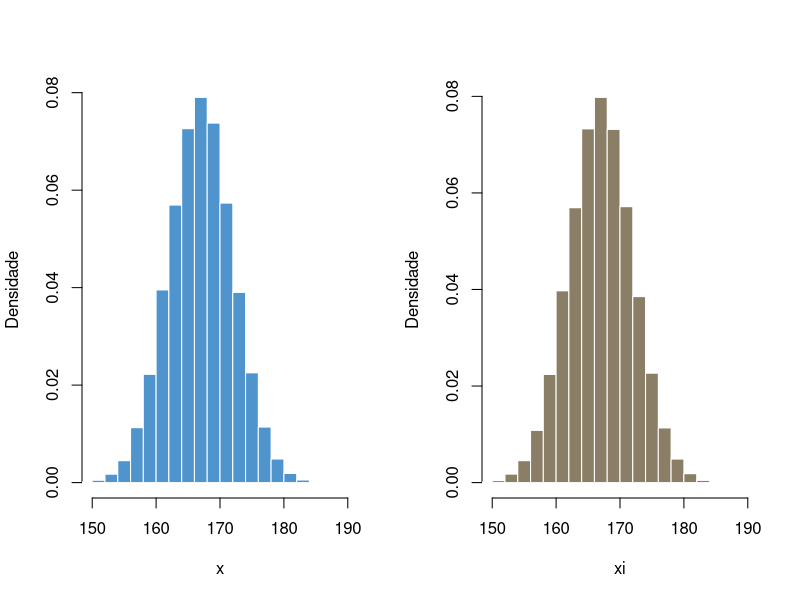
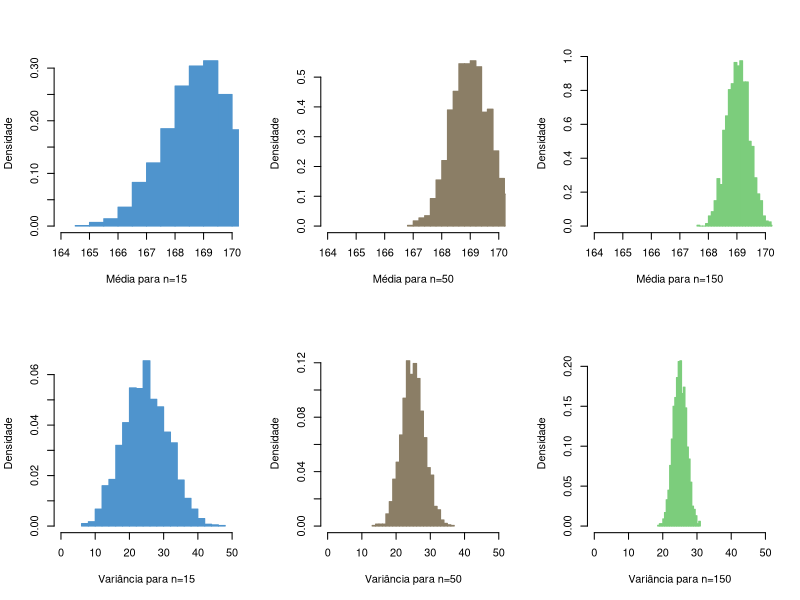
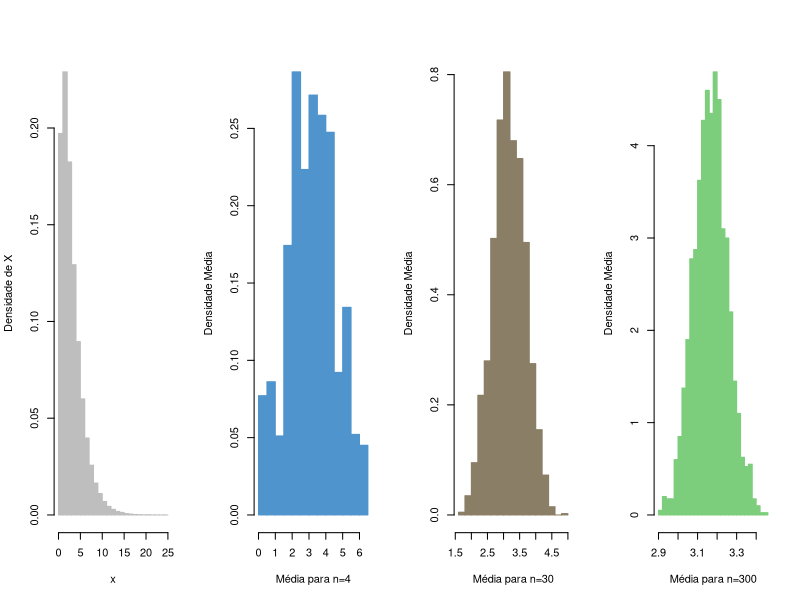

Generate these figures, in order, with R:
## ---- chunk 1
# Mostrando que Xi tem a mesma distribuição de X
 # Simulamos a distribuição de alturas, X, E(X)=167 e DP(X)=5
 x_alt<-rnorm(100000,mean=167, sd= 5)

 # Vamos fazer a primeira medição de X, ou seja, sortear somente o 
 # primeiro elemento Xi . 
   # Iremos repetir a primeira medição 100.000, ou seja, repetimos o 
   # sorteio de Xi 100 mil vezes
   
# 1 - Criamos uma vetor numérico
xi<-numeric()

# 2 - Sorteamos de X os valores com reposição e criamos o vetor Xi
for ( i in 1:100000){
  xi[i]<-sample(x_alt,size = 1, replace=TRUE)
}  

# 3 - Agora plotamos X e Xi para ver se há diferença na distribuição
par(mfrow=c(1,2))
hist(x_alt, col="steelblue3", border="white",freq = FALSE, ylab="Densidade",
     xlab="x",main="", xlim=c(150, 190), breaks=20)
hist(xi, col="wheat4", border="white",freq = FALSE, ylab="Densidade",
     xlab="xi",main="", xlim=c(150, 190),breaks=20)
## ---- chunk 2
#Exemplo extraído de Bussab e Morettin

# Simulando uma variável com distribuição normal. 
x_normal<-rnorm(10000,mean=167, sd= 5)

# Criando os vetores numéricos 
# Media e variancia para amostras de tam 15, 50 E 150
xbar15<-numeric()
var_amostral15<-numeric()
xbar50<-numeric()
var_amostral50<-numeric()
xbar150<-numeric()
var_amostral150<-numeric()

# Extraindo duas mil amostras de 15, 50 e 150 elementos e fazendo a média e 
  # variância para cada uma das amostras. Teremos 2000 médias e 2000 variâncias 
  #para cada tamanho de amostra (15, 50 3 150)
for ( i in 1:2000){
  smp<-sample(x_normal,size = 15)
  xbar15[i]<-mean(x_normal[smp])
  var_amostral15[i]<-var(x_normal[smp])
  
  smp<-sample(x_normal,size = 50)
  xbar50[i]<-mean(x_normal[smp])
  var_amostral50[i]<-var(x_normal[smp])
  
  smp<-sample(x_normal,size = 150)
  xbar150[i]<-mean(x_normal[smp])
  var_amostral150[i]<-var(x_normal[smp])
}

par(mfrow=c(2,3))
hist(xbar15, col="steelblue3",freq = FALSE, breaks = 25,main="",
     xlim=c(164, 170), ylab="Densidade", xlab="Média para n=15",
     border="steelblue3")
hist(xbar50, col="wheat4", freq = FALSE, breaks = 25, main="",
     xlim=c(164, 170), ylab="Densidade", xlab="Média para n=50",
     border="wheat4")
hist(xbar150, col="palegreen3",freq = FALSE, breaks = 25, main="",
     xlim=c(164, 170), ylab="Densidade", xlab="Média para n=150",
     border="palegreen3")
hist(var_amostral15, col="steelblue3", freq = FALSE, breaks = 25, main="",
     xlim=c(0, 50), ylab="Densidade", xlab="Variância para n=15",
     border="steelblue3")
hist(var_amostral50, col="wheat4", freq = FALSE, breaks = 25, main="",
     xlim=c(0, 50), ylab="Densidade", xlab="Variância para n=50", 
     border="wheat4")
hist(var_amostral150, col="palegreen3", freq = FALSE, breaks = 25, main="",
     xlim=c(0, 50), ylab="Densidade", xlab="Variância para n=150",
     border="palegreen3")


## ---- chunk 3
# Vamos fazer a media das medias calculadas para 15, 50 e 150 com 
  # 2 mil rodadas de amostragem
mean(xbar15)
mean(xbar50)
mean(xbar150)

## ---- chunk 4
# Vamos fazer a variância das médias calculadas para 15, 50 e 150 com 
  # 2 mil rodadas de amostragem
var(xbar15)
var(xbar50)
var(xbar150)

## ---- chunk 5
# Distribuição amostral da média quando X tem dist Chi-Quadrado. 
# Simulando uma distribuição chiquadrado
x_chisq<-rchisq(100000,df=3)

#Inicializando as variaveis como vetores numericos
## Media e variancia para amostras de tam 15
x_chi4<-numeric()
## Media e variancia para amostras de tam 300
x_chi30<-numeric()
## Media e variancia para amostras de tam 1000
x_chi1000<-numeric()

for ( i in 1:2000){
  smp<-sample(x_chisq,size = 4)
  x_chi4[i]<-mean(x_chisq[smp])
  
  smp<-sample(x_chisq,size = 30)
  x_chi30[i]<-mean(x_chisq[smp])

  smp<-sample(x_chisq,size = 1000)
  x_chi1000[i]<-mean(x_chisq[smp])

}

##  Figura 
par(mfrow=c(1,4))
hist(x_chisq, col="gray", border="gray",freq = FALSE, main="",
     ylab="Densidade de X", xlab="x")
hist(x_chi4, col="steelblue3", freq = FALSE, breaks = 20, main="",
      ylab="Densidade Média", xlab="Média para n=4",
     border="steelblue3")
hist(x_chi30, col="wheat4", freq = FALSE, breaks = 20, main="",
      ylab="Densidade Média", xlab="Média para n=30", 
     border="wheat4")
hist(x_chi1000, col="palegreen3", freq = FALSE, breaks = 20, main="",
      ylab="Densidade Média", xlab="Média para n=300",
     border="palegreen3")


## ---- chunk 6
# Utilizando a tabela normal vimos que para alpha de 5% o 
  #valor de Zc é 1,96, sendo p=0.4 e q=0.6

# para uma margem de erro de 2 pontos para cima e para 
#baixo,tem-se 
1.96^2*0.4*0.6/(0.02^2)  # Tamanho amostral

(1.96^2*0.4*0.6/(0.02^2))*53 # Custo da pesquisa

# para uma margem de erro de 0.5 pontos para cima e para 
#baixo,tem-se 
1.96^2*0.4*0.6/(0.005^2)  # Tamanho amostral

(1.96^2*0.4*0.6/(0.005^2))*53 # Custo da pesquisa
